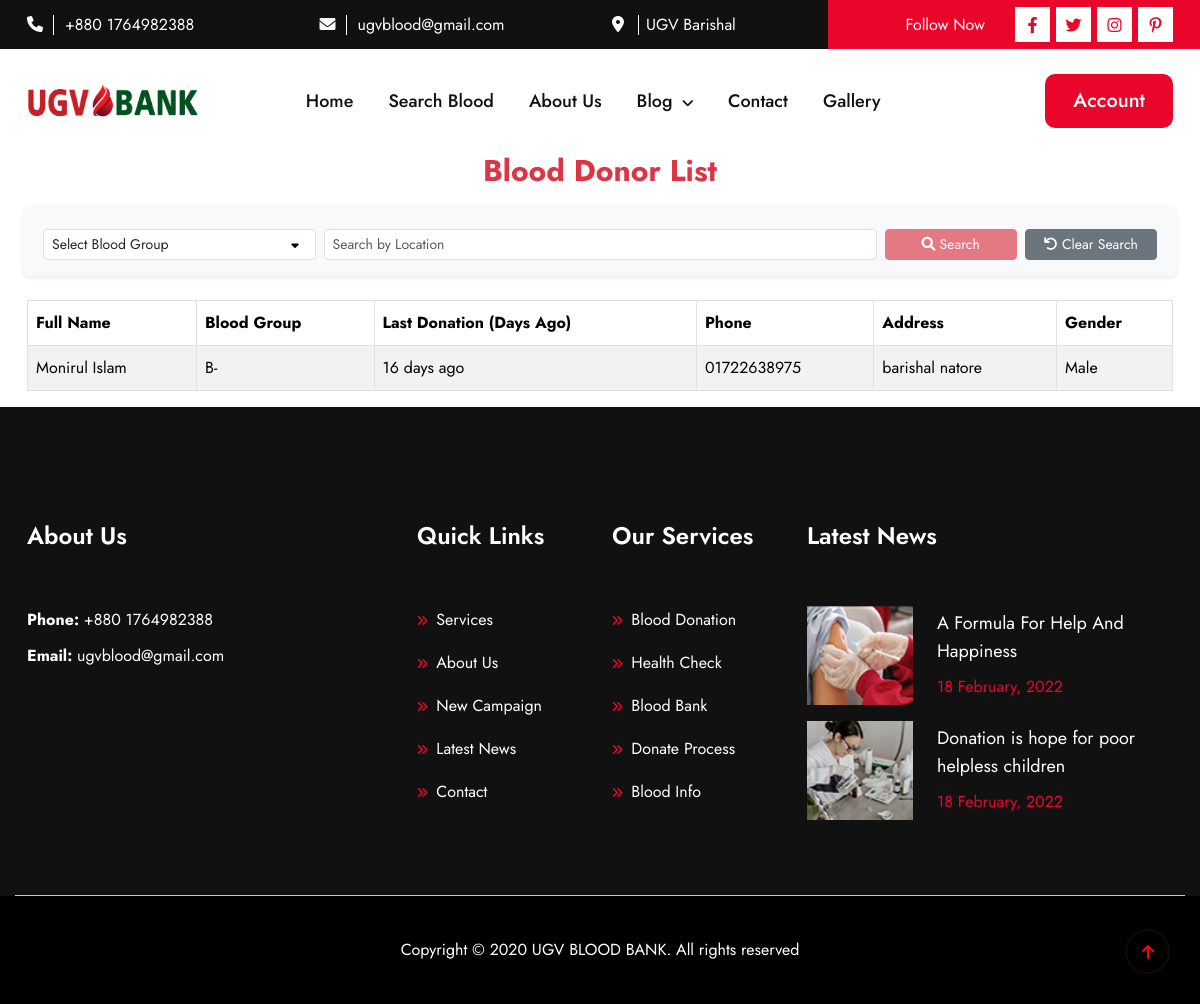
The app's page /donors/, older data.
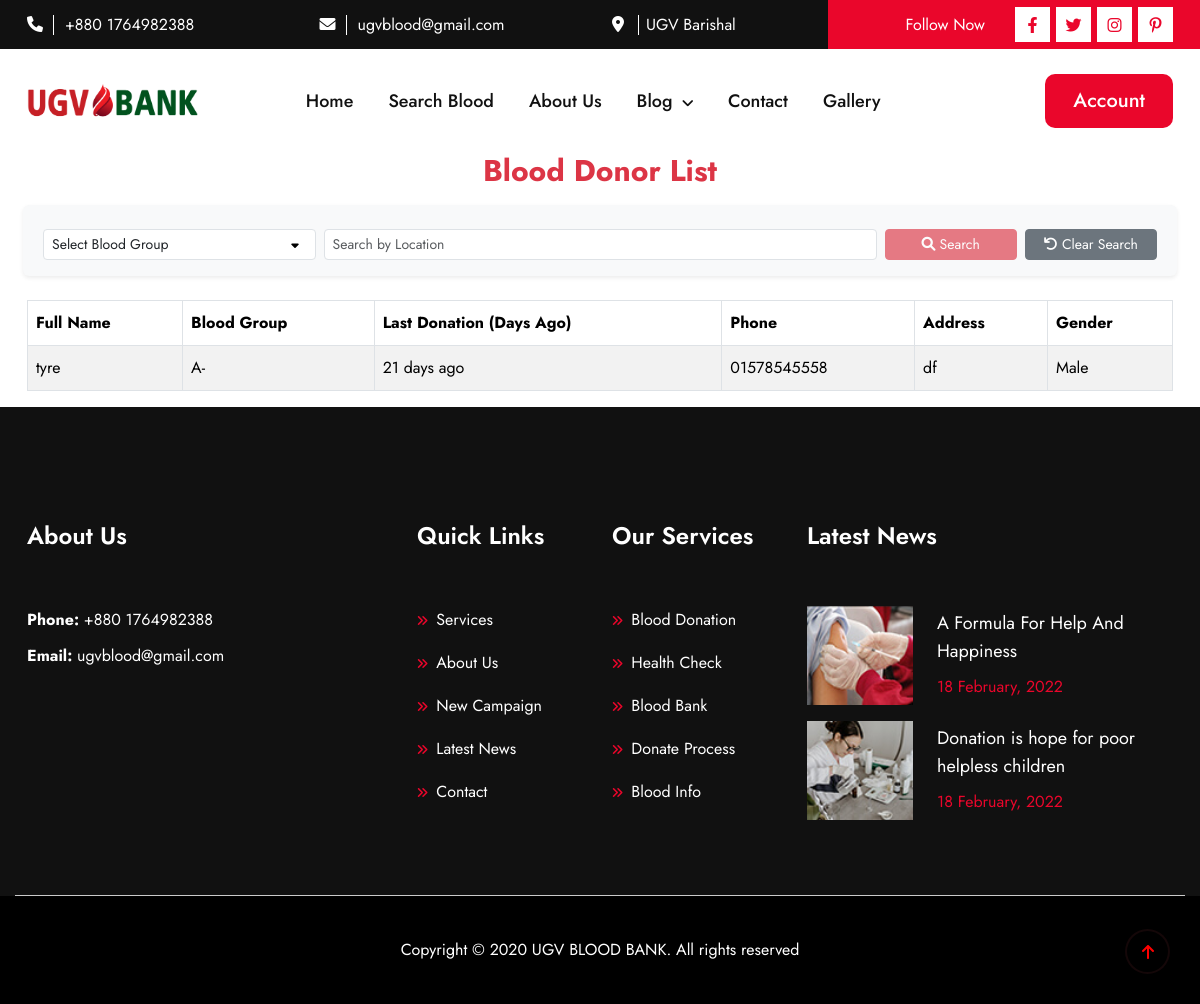
The same page, newer data.
### blood/models.py (models this page shows, shortened)
class DonorProfile(models.Model):
    BLOOD_GROUP_CHOICES = [
        ('A+', 'A+'), ('A-', 'A-'),
        ('B+', 'B+'), ('B-', 'B-'),
        ('AB+', 'AB+'), ('AB-', 'AB-'),
        ('O+', 'O+'), ('O-', 'O-')
    ]
    GENDER_CHOICES = [
        ('M', 'Male'),
        ('F', 'Female'),
        ('O', 'Other'),
    ]
    user = models.OneToOneField(User, on_delete=models.CASCADE)
    full_name = models.CharField(max_length=80)
    profile_picture = models.ImageField(upload_to='profile_pics/', blank=True, null=True)
    blood_group = models.CharField(max_length=3, choices=BLOOD_GROUP_CHOICES)
    gender = models.CharField(max_length=1, choices=GENDER_CHOICES)  # New field for gender
    date_of_birth = models.DateField()
    phone_number = models.CharField(
        max_length=11,
        validators=[RegexValidator(regex=r'^\+?1?\d{9,15}$')]
    )
    present_address = models.TextField(max_length=400)
    permanent_address = models.TextField(max_length=400, blank=True, null=True)
    last_donation_date = models.DateField(blank=True, null=True)
    availability = models.BooleanField(default=True)  # To indicate if they are available for donation

### blood/views.py (the view)
# urls.py: path('donors/', donor_list, name='donor_list'),
def donor_list(request):
    blood_group = request.GET.get('blood_group', '')
    location = request.GET.get('location', '')
    donors = DonorProfile.objects.all()
    if blood_group:
        donors = donors.filter(blood_group=blood_group)
    if location:
        donors = donors.filter(present_address__icontains=location)
    donors = donors.order_by('full_name')
    for donor in donors:
        if donor.last_donation_date:
            today = datetime.now().date()
            donor.days_since_last_donation = (today - donor.last_donation_date).days
        else:
            donor.days_since_last_donation = None
    paginator = Paginator(donors, 5)  # Show 5 donors per page
    page = request.GET.get('page')
    donors = paginator.get_page(page)
    context = {
        'donors': donors,
        'blood_groups': DonorProfile.BLOOD_GROUP_CHOICES,
        'is_search': bool(blood_group or location),
    }
    return render(request, 'donor_list.html', context)

### templates/donor_list.html (shortened to what this page needs)
{% extends "base.html" %}
{% block content %}
<div class="container">
    <h4 class="text-center text-danger mb-4">Blood Donor List</h4>
    <form method="get" class="row g-2 mb-4 p-3 bg-light rounded shadow-sm">
        <div class="col-md-3">
            <select name="blood_group" class="form-select form-select-sm">
                <option value="">Select Blood Group</option>
            </select>
        </div>
        <div class="col-md-6">
            <input type="text" name="location" class="form-control form-control-sm" id="location-input" placeholder="Search by Location"
                   value="{{ request.GET.location }}">
        </div>
        <div class="col-md-3 d-flex justify-content-between align-items-center">
            <button type="submit" id="search-button" class="btn btn-danger btn-sm w-50 me-2" disabled>
                <i class="fas fa-search"></i> Search
            </button>
            <a href="{% url 'donor_list' %}" class="btn btn-secondary btn-sm w-50">
                <i class="fas fa-undo"></i> Clear Search
            </a>
        </div>
    </form>
    <div class="table-responsive">
        <table class="table table-striped table-bordered">
            <thead style="background-color: #dc3545; color: white;">
                <tr>
                    <th>Full Name</th>
                    <th>Blood Group</th>
                    <th>Last Donation (Days Ago)</th>
                    <th>Phone</th>
                    <th>Address</th>
                    <th>Gender</th>
                </tr>
            </thead>
            <tbody>
                {% for donor in donors %}
                <tr>
                    <td>{{ donor.full_name }}</td>
                    <td>{{ donor.blood_group }}</td>
                    <td>
                        {% if donor.days_since_last_donation %}
                            {{ donor.days_since_last_donation }} days ago
                        {% else %}
                            Never donated
                        {% endif %}
                    </td>
                    <td>{{ donor.phone_number }}</td>
                    <td>{{ donor.present_address }}</td>
                    <td>{{ donor.get_gender_display }}</td>
                </tr>
                {% empty %}
                <tr>
                    <td colspan="6" class="text-center text-danger">
                        <i class="fas fa-tint"></i> No donors found
                    </td>
                </tr>
                {% endfor %}
            </tbody>
        </table>
    </div>
</div>
{% endblock %}

### templates/base.html (shortened to what this page needs)
{% load static %}
<!DOCTYPE html>
<html lang="en">
<head>
  <link rel="stylesheet" href="{% static 'assets/css/animate.css' %}">
  <link rel="stylesheet" href="{% static 'assets/css/bootstrap.min.css' %}">
  <link rel="stylesheet" href="{% static 'assets/css/all.css' %}">
  <link rel="stylesheet" href="{% static 'assets/css/slick.css' %}">
  <link rel="stylesheet" href="{% static 'assets/css/fancybox.css' %}">
  <link rel="stylesheet" href="{% static 'assets/css/style.css' %}">
  <link rel="stylesheet" href="https://cdnjs.cloudflare.com/ajax/libs/font-awesome/6.0.0-beta3/css/all.min.css">
</head>
<body>
  <div class="progress-wrap cursor-pointer active-progress">
    <svg class="progress-circle svg-content" width="100%" height="100%" viewBox="-1 -1 102 102">
      <path d="M50,1 a49,49 0 0,1 0,98 a49,49 0 0,1 0,-98"
        style="transition: stroke-dashoffset 10ms linear 0s; stroke-dasharray: 307.919, 307.919; stroke-dashoffset: 221.377;">
      </path>
    </svg>
  </div>
{% include 'header.html' %}
{% block content %}
{% endblock content %}
{% include 'footer.html' %}
</body>
</html>

### templates/header.html (shortened to what this page needs)
{% load static %}
  <header>
    <div class="header_top d-none d-lg-block d-xl-block d-xxl-block">
      <div class="container">
        <div class="row">
          <div class="col-xl-3 col-lg-3">
            <div class="header_top_content">
              <span><i class="fa-solid fa-phone"></i></span>
              <a href="tel:01977259912">+880 1764982388</a>
            </div>
          </div>
          <div class="col-xl-3 col-lg-3">
            <div class="header_top_content">
              <span><i class="fa-solid fa-envelope"></i></span>
              <a href="mailto:ugvblood@gmail.com">ugvblood@gmail.com</a>
            </div>
          </div>
          <div class="col-xl-3 col-lg-3">
            <div class="header_top_content">
              <span><i class="fa-solid fa-location-dot"></i></span>
              <a href="#">UGV Barishal</a>
            </div>
          </div>
          <div class="col-xl-3 col-lg-3">
            <div class="header_top_social">
              <p>Follow Now</p>
              <ul class="d-flex">
                <li><a href="#"><i class="fa-brands fa-facebook-f"></i></a></li>
                <li><a href="#"><i class="fa-brands fa-twitter"></i></a></li>
                <li><a href="#"><i class="fa-brands fa-instagram"></i></a></li>
                <li><a href="#"><i class="fa-brands fa-pinterest-p"></i></a></li>
              </ul>
            </div>
          </div>
        </div>
      </div>
    </div>
    <div class="header_bottom header_bottom2">
      <div class="container">
        <div class="row align-items-center position-relative">
          <div class="col-xl-2 col-lg-2 col-md-4 col-6">
            <div class="header_logo">
              <a href="{% url 'home' %}"><img  src="{% static 'assets/logo/logo.png' %}" alt="images not founds" class="img-fluid"></a>
            </div>
          </div>
          <div class="col-xl-7 col-lg-8 d-none d-xxl-block d-xl-block">
            <ul class="main_menu">
              <li><a href="{% url 'home' %}">Home</a></li>
              <li><a href="{% url 'donor_list' %}">Search Blood</a></li>
              <li><a href="about.html">About Us</a></li>
              <li class="position-relative">
                <a href="javascript:void(0)">Blog <i class="fa-solid fa-angle-down"></i></a>
              </li>
              <li><a href="contact.html">Contact</a></li>
              <li><a href="contact.html">Gallery</a></li>
            </ul>
          </div>
          <div class="col-xl-3 col-lg-2 d-none d-xxl-block d-xl-block">
            <div class="header_search_menu d-flex">
                {% if request.user.is_authenticated %}
                    <div class="dropdown">
                        <button class="btn red_btn get_code dropdown-toggle" type="button" id="userDropdown" data-bs-toggle="dropdown" aria-expanded="false">
                            {{ request.user.username }}
                        </button>
                        <ul class="dropdown-menu" aria-labelledby="userDropdown">
                          <li>
                            <a class="dropdown-item" href="{% url 'my_details' %}">
                              <i class="fas fa-info-circle"></i> My Details
                          </a>
                          </li>
                            <li>
                                <a class="dropdown-item" href="{% url 'manage_profile' %}">
                                    <i class="fas fa-user-edit"></i> Update Profile
                                </a>
                            </li>
                            <li>
                                <a class="dropdown-item" href="{% url 'change_password' %}">
                                    <i class="fas fa-key"></i> Change Password
                                </a>
                            </li>
                            <li>
                                <a class="dropdown-item" href="{% url 'logout' %}">
                                    <i class="fas fa-sign-out-alt"></i> Logout
                                </a>
                            </li>
                        </ul>
                    </div>
                {% else %}
                    <div>
                        <a href="{% url 'login' %}" class="red_btn get_code">Account</a>
                    </div>
                {% endif %}
            </div>
        </div>
        </div>
      </div>
    </div>
  </header>

### templates/message.html (shortened to what this page needs)
{% load static %}

### templates/footer.html
{% load static %}
  <footer>
    <div class="footer_top pt-115">
      <div class="container ">
        <div class="row border-bottom justify-content-center">
          <div class="col-xl-4 col-lg-4 col-md-6 col-sm-6 col-12 mb-4">
            <div class="footer_content">
              <h5>About Us</h5>
              <ul>
                <li><span>Phone:</span> +880 1764982388</li>
                <li><span>Email:</span> ugvblood@gmail.com</li>
              </ul>
            </div>
          </div>
          <div class="col-xl-2 col-lg-2 col-md-6 col-6 mb-4">
            <div class="footer_content">
              <h5>Quick Links</h5>
              <ul>
                <li><a href="service.html"><i class="fa-solid fa-angles-right"></i> Services</a></li>
                <li><a href="about.html"><i class="fa-solid fa-angles-right"></i> About Us</a></li>
                <li><a href="campaign.html"><i class="fa-solid fa-angles-right"></i> New Campaign</a></li>
                <li><a href="blog-details.html"><i class="fa-solid fa-angles-right"></i> Latest News</a></li>
                <li><a href="contact.html"><i class="fa-solid fa-angles-right"></i> Contact</a></li>
              </ul>
            </div>
          </div>
          <div class="col-xl-2 col-lg-2 col-md-6 col-6 mb-4">
            <div class="footer_content">
              <h5>Our Services</h5>
              <ul>
                <li><a href="donate.html"><i class="fa-solid fa-angles-right"></i> Blood Donation</a></li>
                <li><a href="#"><i class="fa-solid fa-angles-right"></i> Health Check</a></li>
                <li><a href="donate.html"><i class="fa-solid fa-angles-right"></i> Blood Bank</a></li>
                <li><a href="donate.html"><i class="fa-solid fa-angles-right"></i> Donate Process</a></li>
                <li><a href="donate.html"><i class="fa-solid fa-angles-right"></i> Blood Info</a></li>
              </ul>
            </div>
          </div>
          <div class="col-xl-4 col-lg-4 col-md-6 col-sm-6 col-12">
            <div class="footer_content">
              <h5>Latest News</h5>
              <div class="footer_blog">
                <div class="fblog_item mb-3">
                  <div class="row align-items-center">
                    <div class="col-4">
                      <div class="fblog_img img">
                        <a href="blog-details.html"><img src="{% static 'assets/images/f1.jpg' %}" alt=""></a>
                      </div>
                    </div>
                    <div class="col-8">
                      <div class="fblog_content">
                        <a href="blog-details.html"> A Formula For Help And Happiness</a>
                        <span>18 February, 2022</span>
                      </div>
                    </div>
                  </div>
                </div>
                <div class="fblog_item mb-3">
                  <div class="row align-items-center">
                    <div class="col-4">
                      <div class="fblog_img img">
                        <a href="blog-details.html"><img src="{% static 'assets/images/f2.jpg' %}" alt=""></a>
                      </div>
                    </div>
                    <div class="col-8">
                      <div class="fblog_content">
                        <a href="blog-details.html"> Donation is hope for poor helpless children</a>
                        <span>18 February, 2022</span>
                      </div>
                    </div>
                  </div>
                </div>
              </div>
            </div>
          </div>
        </div>
      </div>
    </div>
    <div class="footer_bottom">
      <div class="container">
        <div class="row">
          <div class="col-12 text-center">
            <p>Copyright &copy; 2020 UGV BLOOD BANK. All rights reserved</p>
          </div>
        </div>
      </div>
    </div>
  </footer>

### blood/static/assets/css/fancybox.css (style rules this page uses)
:root { --f-spinner-width: 36px;--f-spinner-height: 36px;--f-spinner-color-1: rgba(0, 0, 0, 0.1);--f-spinner-color-2: rgba(17, 24, 28, 0.8);--f-spinner-stroke: 2.75 }
:root { --f-button-width: 40px;--f-button-height: 40px;--f-button-border: 0;--f-button-border-radius: 0;--f-button-color: #374151;--f-button-bg: #f8f8f8;--f-button-hover-bg: #e0e0e0;--f-button-active-bg: #d0d0d0;--f-button-shadow: none;--f-button-transition: all 0.15s ease;--f-button-transform: none;--f-button-svg-width: 20px;--f-button-svg-height: 20px;--f-button-svg-stroke-width: 1.5;--f-button-svg-fill: none;--f-button-svg-filter: none;--f-button-svg-disabled-opacity: 0.65 }

Row changes from the older to the newer data that the page shows:
removed DonorProfile: full_name "Monirul Islam", blood_group "B-", days_since_last_donation "16", phone_number "01722638975", present_address "barishal natore", gender "Male"
added DonorProfile: full_name "tyre", blood_group "A-", days_since_last_donation "21", phone_number "01578545558", present_address "df", gender "Male"
